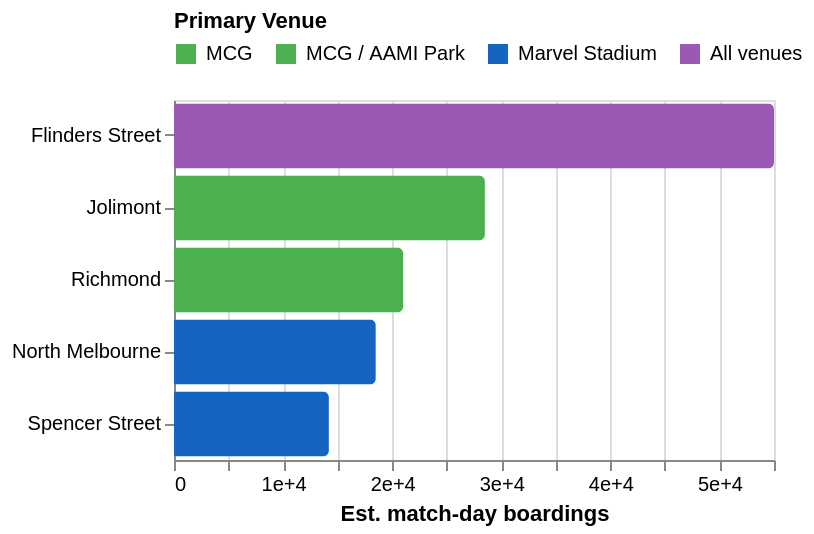

Here is the Vega-Lite specification saved for this chart:
### Vega-Lite specification from a JSON file in a GitHub repository (floating-point values rounded to 4 significant figures)
{"$schema": "https://vega.github.io/schema/vega-lite/v5.json", "description": "Horizontal bar chart of match-day boardings per station, coloured by the venue it primarily serves.", "width": "container", "height": 180, "data": {"values": [{"station": "Jolimont", "boardings": 28500, "venue": "MCG"}, {"station": "Richmond", "boardings": 21000, "venue": "MCG / AAMI Park"}, {"station": "North Melbourne", "boardings": 18500, "venue": "Marvel Stadium"}, {"station": "Flinders Street", "boardings": 55000, "venue": "All venues"}, {"station": "Spencer Street", "boardings": 14200, "venue": "Marvel Stadium"}]}, "mark": {"type": "bar", "cornerRadiusTopRight": 3, "cornerRadiusBottomRight": 3}, "encoding": {"y": {"field": "station", "type": "nominal", "sort": "-x", "title": null}, "x": {"field": "boardings", "type": "quantitative", "title": "Est. match-day boardings", "axis": {"format": ","}}, "color": {"field": "venue", "type": "nominal", "scale": {"domain": ["MCG", "MCG / AAMI Park", "Marvel Stadium", "All venues"], "range": ["#4caf50", "#4caf50", "#1565c0", "#9b59b6"]}, "legend": {"title": "Primary Venue", "orient": "top"}}, "tooltip": [{"field": "station"}, {"field": "boardings", "title": "Match-day boardings", "format": ","}, {"field": "venue", "title": "Venue served"}]}}
